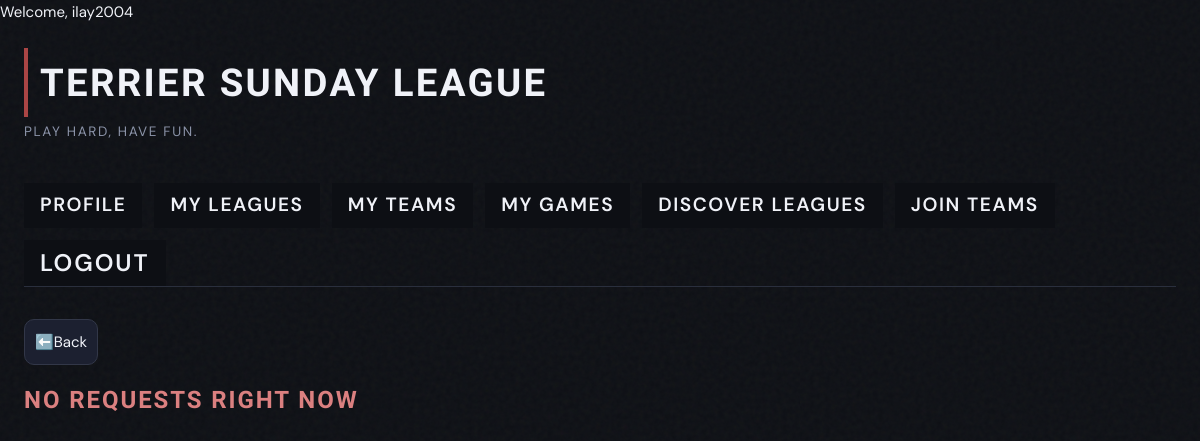
Before: /sundayleague/check_team_requests/19/ (signed in) with the older database file.
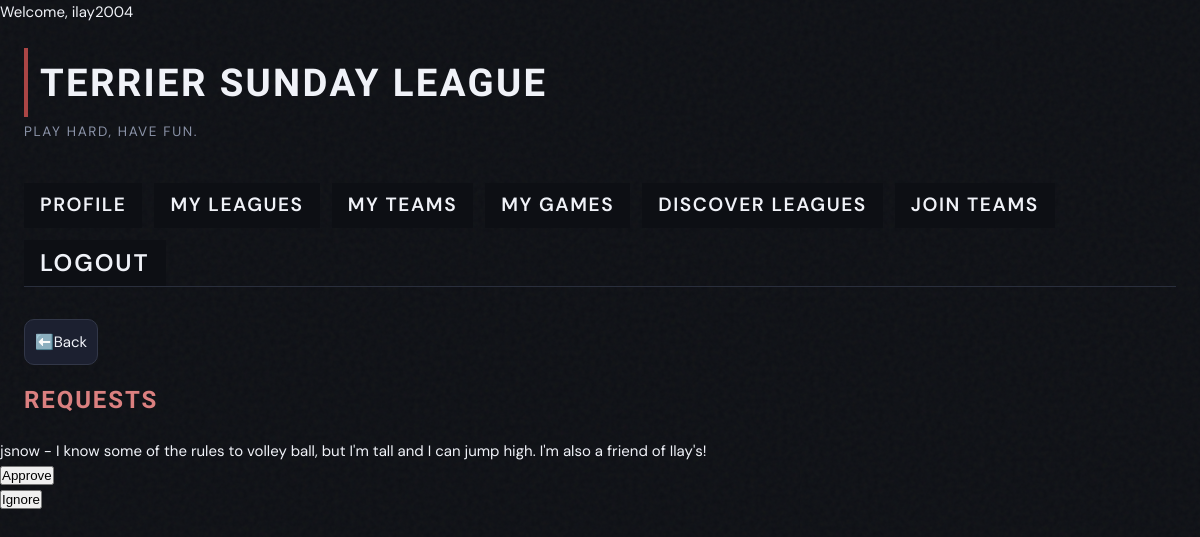
After: the same page with the newer database file.
### SundayLeague/models.py (models this page shows)
class TeamJoinRequest(models.Model):
  team = models.ForeignKey(Team, on_delete=models.CASCADE)
  requesting_user = models.ForeignKey(User, on_delete=models.CASCADE)
  message = models.TextField(blank=True, null=True)

### SundayLeague/views.py (the view)
# urls.py: path('check_team_requests/<int:pk>/', CheckTeamRequests.as_view(), name='check_team_requests'),
class CheckTeamRequests(LoginRequiredMixin, View):
  template_name = 'SundayLeague/update_forms/check_team_requests.html'
  def get(self, request, pk):
    team = get_object_or_404(Team, pk=pk)
    if team.team_admin != request.user:
        return HttpResponseForbidden("Only team admins can check requests from users to join their team.")
    requests = TeamJoinRequest.objects.filter(team=team).select_related('requesting_user')
    return render(request, self.template_name, {
        'team': team,
        'requests': requests
    })

### SundayLeague/templates/SundayLeague/update_forms/check_team_requests.html (shortened to what this page needs)
{% extends 'SundayLeague/base.html' %}
{% block content %}
  <a href="{% url 'detail_team' team.pk %}" class="button">⬅️Back</a>
  {% if requests|length %}
    {% for req in requests.all %}
      <h2>Requests</h2>
      <div>
        <p><a href="{% url 'detail_profile' req.requesting_user.slprofile.pk %}">{{ req.requesting_user.username }}</a> - {{ req.message }}</p>
        <form method="POST" action="{% url 'create_member' team.pk req.requesting_user.pk %}">
          <button type="submit">Approve</button>
        </form>
        <form method="POST" action="{% url 'delete_team_request' team.pk req.requesting_user.pk %}">
          <button type="submit">Ignore</button>
        </form>
      </div>
    {% endfor %}
  {% else %}
    <h2>No requests right now</h2>
  {% endif %}
{% endblock %}

Changed rows visible on the page:
added TeamJoinRequest: requesting_user.username "jsnow", message "I know some of the rules to volley ball, but I'm tall and I can jump high. I'm also a friend of Ilay's!"
Other visible differences:
text no longer shown: "NO REQUESTS RIGHT NOW"
